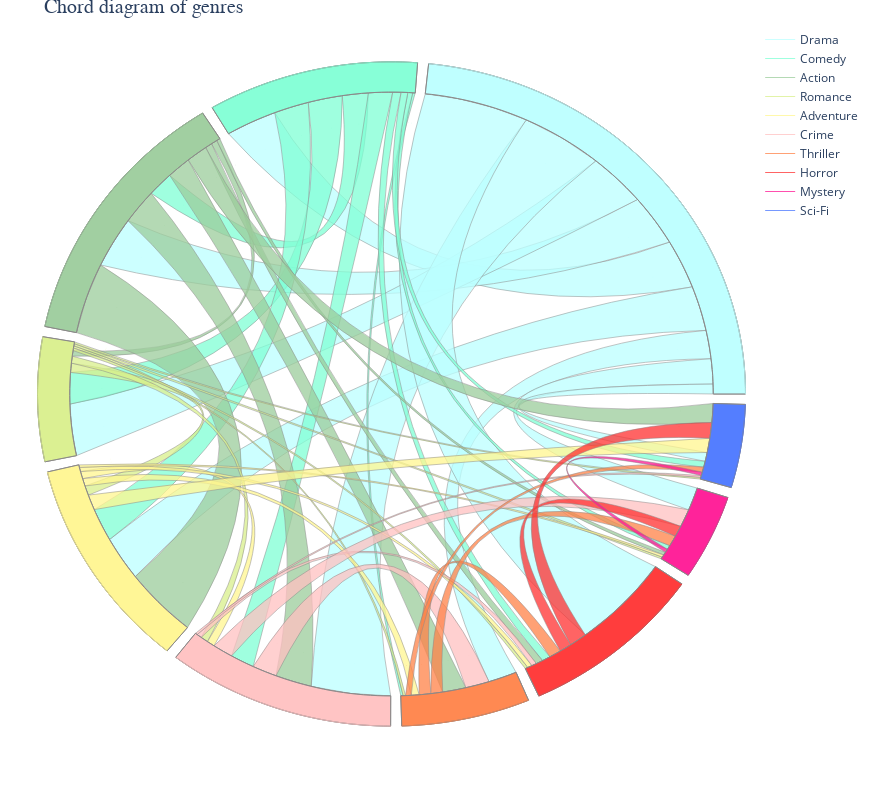

Notebook code cell kept with this figure:
### Code cell
# import plotly.offline as off
ideograms = []
for k in range(len(ideo_ends)):
    z = make_ideogram_arc(1.1, ideo_ends[k])
    zi = make_ideogram_arc(1.0, ideo_ends[k])
    m = len(z)
    n = len(zi)
    ideograms.append(go.Scatter(x=z.real,
                                y=z.imag,
                                mode='lines',
                                showlegend = True,
                                name = genre_list[k],
                                line=dict(
                                    color=ideo_colors[k], shape='spline', width=1),
                                text=genre_list[k]+'<br>' +
                                '{:d}'.format(row_sum[k]),
                                hoverinfo='text'
                                )
                     )

    path = 'M '
    for s in range(m):
        path += str(z.real[s])+', '+str(z.imag[s])+' L '

    Zi = np.array(zi.tolist()[::-1])

    for s in range(m):
        path += str(Zi.real[s])+', '+str(Zi.imag[s])+' L '
    path += str(z.real[0])+' ,'+str(z.imag[0])

    layout['shapes']= layout['shapes'] + ((make_ideo_shape(
        path, 'rgb(139,137,137)', ideo_colors[k])),)

data = go.Data(ideograms+ribbon_info)
fig = go.Figure(data=data, layout=layout)

fig.show()
